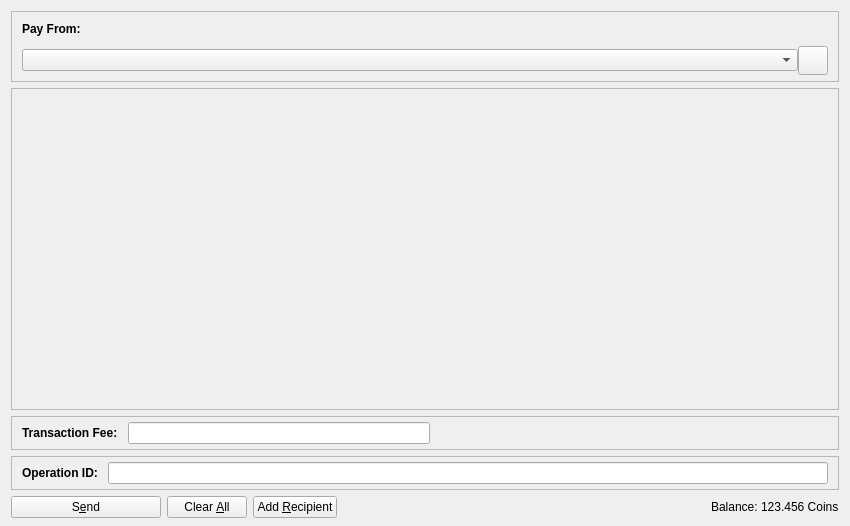
<?xml version="1.0" encoding="UTF-8"?>
<ui version="4.0">
 <class>ZSendCoinsDialog</class>
 <widget class="QDialog" name="ZSendCoinsDialog">
  <property name="geometry">
   <rect>
    <x>0</x>
    <y>0</y>
    <width>850</width>
    <height>526</height>
   </rect>
  </property>
  <property name="windowTitle">
   <string>Z-Send Coins</string>
  </property>
  <layout class="QVBoxLayout" name="verticalLayout" stretch="0,1,0,0,0">
   <property name="bottomMargin">
    <number>8</number>
   </property>
   <item>
    <widget class="QFrame" name="frameCoinControl">
     <property name="sizePolicy">
      <sizepolicy hsizetype="Expanding" vsizetype="Expanding">
       <horstretch>0</horstretch>
       <verstretch>0</verstretch>
      </sizepolicy>
     </property>
     <property name="maximumSize">
      <size>
       <width>16777215</width>
       <height>16777215</height>
      </size>
     </property>
     <property name="frameShape">
      <enum>QFrame::StyledPanel</enum>
     </property>
     <property name="frameShadow">
      <enum>QFrame::Sunken</enum>
     </property>
     <layout class="QVBoxLayout" name="verticalLayoutCoinControl2">
      <property name="spacing">
       <number>0</number>
      </property>
      <property name="leftMargin">
       <number>0</number>
      </property>
      <property name="topMargin">
       <number>0</number>
      </property>
      <property name="rightMargin">
       <number>0</number>
      </property>
      <property name="bottomMargin">
       <number>6</number>
      </property>
      <item>
       <layout class="QVBoxLayout" name="verticalLayoutCoinControl" stretch="0,0">
        <property name="spacing">
         <number>0</number>
        </property>
        <property name="leftMargin">
         <number>10</number>
        </property>
        <property name="topMargin">
         <number>10</number>
        </property>
        <item>
         <layout class="QHBoxLayout" name="horizontalLayoutCoinControl1">
          <property name="rightMargin">
           <number>0</number>
          </property>
          <property name="bottomMargin">
           <number>10</number>
          </property>
          <item>
           <widget class="QLabel" name="labelCoinControlFeatures">
            <property name="sizePolicy">
             <sizepolicy hsizetype="Preferred" vsizetype="Maximum">
              <horstretch>0</horstretch>
              <verstretch>0</verstretch>
             </sizepolicy>
            </property>
            <property name="font">
             <font>
              <weight>75</weight>
              <bold>true</bold>
             </font>
            </property>
            <property name="styleSheet">
             <string notr="true">font-weight:bold;</string>
            </property>
            <property name="text">
             <string>Pay From:</string>
            </property>
           </widget>
          </item>
         </layout>
        </item>
        <item>
         <layout class="QHBoxLayout" name="horizontalLayoutCoinControl2" stretch="0,0">
          <property name="spacing">
           <number>0</number>
          </property>
          <property name="rightMargin">
           <number>10</number>
          </property>
          <property name="bottomMargin">
           <number>0</number>
          </property>
          <item>
           <widget class="QComboBox" name="payFromAddress"/>
          </item>
          <item>
           <widget class="QToolButton" name="refreshPayFrom">
            <property name="toolTip">
             <string>Refresh address list</string>
            </property>
            <property name="text">
             <string/>
            </property>
            <property name="icon">
             <iconset resource="../komodo.qrc">
              <normaloff>:/icons/refresh</normaloff>:/icons/refresh</iconset>
            </property>
            <property name="iconSize">
             <size>
              <width>22</width>
              <height>22</height>
             </size>
            </property>
           </widget>
          </item>
         </layout>
        </item>
       </layout>
      </item>
     </layout>
    </widget>
   </item>
   <item>
    <widget class="QScrollArea" name="scrollArea">
     <property name="widgetResizable">
      <bool>true</bool>
     </property>
     <widget class="QWidget" name="scrollAreaWidgetContents">
      <property name="geometry">
       <rect>
        <x>0</x>
        <y>0</y>
        <width>830</width>
        <height>304</height>
       </rect>
      </property>
      <layout class="QVBoxLayout" name="verticalLayout_2" stretch="0,1">
       <property name="leftMargin">
        <number>0</number>
       </property>
       <property name="topMargin">
        <number>0</number>
       </property>
       <property name="rightMargin">
        <number>0</number>
       </property>
       <property name="bottomMargin">
        <number>0</number>
       </property>
       <item>
        <layout class="QVBoxLayout" name="entries">
         <property name="spacing">
          <number>6</number>
         </property>
        </layout>
       </item>
       <item>
        <spacer name="verticalSpacer">
         <property name="orientation">
          <enum>Qt::Vertical</enum>
         </property>
         <property name="sizeHint" stdset="0">
          <size>
           <width>20</width>
           <height>40</height>
          </size>
         </property>
        </spacer>
       </item>
      </layout>
     </widget>
    </widget>
   </item>
   <item>
    <widget class="QFrame" name="frameFee">
     <property name="sizePolicy">
      <sizepolicy hsizetype="Expanding" vsizetype="Expanding">
       <horstretch>0</horstretch>
       <verstretch>0</verstretch>
      </sizepolicy>
     </property>
     <property name="maximumSize">
      <size>
       <width>16777215</width>
       <height>16777215</height>
      </size>
     </property>
     <property name="frameShape">
      <enum>QFrame::StyledPanel</enum>
     </property>
     <property name="frameShadow">
      <enum>QFrame::Sunken</enum>
     </property>
     <layout class="QVBoxLayout" name="verticalLayoutFee1">
      <property name="spacing">
       <number>0</number>
      </property>
      <property name="leftMargin">
       <number>0</number>
      </property>
      <property name="topMargin">
       <number>0</number>
      </property>
      <property name="rightMargin">
       <number>0</number>
      </property>
      <property name="bottomMargin">
       <number>0</number>
      </property>
      <item>
       <layout class="QVBoxLayout" name="verticalLayoutFee2" stretch="0,0,0">
        <property name="spacing">
         <number>0</number>
        </property>
        <property name="leftMargin">
         <number>10</number>
        </property>
        <property name="topMargin">
         <number>0</number>
        </property>
        <item>
         <spacer name="verticalSpacer_2">
          <property name="orientation">
           <enum>Qt::Vertical</enum>
          </property>
          <property name="sizeHint" stdset="0">
           <size>
            <width>40</width>
            <height>5</height>
           </size>
          </property>
         </spacer>
        </item>
        <item>
         <layout class="QHBoxLayout" name="horizontalLayoutFee1">
          <property name="bottomMargin">
           <number>0</number>
          </property>
          <item>
           <layout class="QVBoxLayout" name="verticalLayoutFee7">
            <property name="spacing">
             <number>0</number>
            </property>
            <item>
             <layout class="QHBoxLayout" name="horizontalLayoutSmartFee">
              <property name="spacing">
               <number>10</number>
              </property>
              <item>
               <widget class="QLabel" name="labelFeeHeadline">
                <property name="sizePolicy">
                 <sizepolicy hsizetype="Preferred" vsizetype="Maximum">
                  <horstretch>0</horstretch>
                  <verstretch>0</verstretch>
                 </sizepolicy>
                </property>
                <property name="font">
                 <font>
                  <weight>75</weight>
                  <bold>true</bold>
                 </font>
                </property>
                <property name="styleSheet">
                 <string notr="true">font-weight:bold;</string>
                </property>
                <property name="text">
                 <string>Transaction Fee:</string>
                </property>
               </widget>
              </item>
              <item>
               <widget class="KomodoAmountField" name="customFee"/>
              </item>
             </layout>
            </item>
           </layout>
          </item>
          <item>
           <spacer name="horizontalSpacer_4">
            <property name="orientation">
             <enum>Qt::Horizontal</enum>
            </property>
            <property name="sizeType">
             <enum>QSizePolicy::MinimumExpanding</enum>
            </property>
            <property name="sizeHint" stdset="0">
             <size>
              <width>40</width>
              <height>20</height>
             </size>
            </property>
           </spacer>
          </item>
         </layout>
        </item>
        <item>
         <spacer name="verticalSpacerFee">
          <property name="orientation">
           <enum>Qt::Vertical</enum>
          </property>
          <property name="sizeHint" stdset="0">
           <size>
            <width>40</width>
            <height>5</height>
           </size>
          </property>
         </spacer>
        </item>
       </layout>
      </item>
     </layout>
    </widget>
   </item>
   <item>
    <widget class="QFrame" name="frameResult">
     <property name="sizePolicy">
      <sizepolicy hsizetype="Expanding" vsizetype="Expanding">
       <horstretch>0</horstretch>
       <verstretch>0</verstretch>
      </sizepolicy>
     </property>
     <property name="maximumSize">
      <size>
       <width>16777215</width>
       <height>16777215</height>
      </size>
     </property>
     <property name="frameShape">
      <enum>QFrame::StyledPanel</enum>
     </property>
     <property name="frameShadow">
      <enum>QFrame::Sunken</enum>
     </property>
     <layout class="QVBoxLayout" name="verticalLayoutResult1">
      <property name="spacing">
       <number>0</number>
      </property>
      <property name="leftMargin">
       <number>0</number>
      </property>
      <property name="topMargin">
       <number>0</number>
      </property>
      <property name="rightMargin">
       <number>0</number>
      </property>
      <property name="bottomMargin">
       <number>0</number>
      </property>
      <item>
       <layout class="QVBoxLayout" name="verticalLayoutResult2" stretch="0,0,0">
        <property name="spacing">
         <number>0</number>
        </property>
        <property name="leftMargin">
         <number>10</number>
        </property>
        <property name="topMargin">
         <number>0</number>
        </property>
        <property name="rightMargin">
         <number>10</number>
        </property>
        <item>
         <spacer name="verticalSpacer_3">
          <property name="orientation">
           <enum>Qt::Vertical</enum>
          </property>
          <property name="sizeHint" stdset="0">
           <size>
            <width>40</width>
            <height>5</height>
           </size>
          </property>
         </spacer>
        </item>
        <item>
         <layout class="QHBoxLayout" name="horizontalLayoutResult1">
          <property name="bottomMargin">
           <number>0</number>
          </property>
          <item>
           <layout class="QVBoxLayout" name="verticalLayoutResult3">
            <property name="spacing">
             <number>0</number>
            </property>
            <item>
             <layout class="QHBoxLayout" name="horizontalLayoutResult2">
              <property name="spacing">
               <number>10</number>
              </property>
              <item>
               <widget class="QLabel" name="labelResultHeadline">
                <property name="sizePolicy">
                 <sizepolicy hsizetype="Preferred" vsizetype="Maximum">
                  <horstretch>0</horstretch>
                  <verstretch>0</verstretch>
                 </sizepolicy>
                </property>
                <property name="font">
                 <font>
                  <weight>75</weight>
                  <bold>true</bold>
                 </font>
                </property>
                <property name="styleSheet">
                 <string notr="true">font-weight:bold;</string>
                </property>
                <property name="text">
                 <string>Operation ID:</string>
                </property>
               </widget>
              </item>
              <item>
               <widget class="QLineEdit" name="operationId">
                <property name="readOnly">
                 <bool>true</bool>
                </property>
               </widget>
              </item>
             </layout>
            </item>
           </layout>
          </item>
         </layout>
        </item>
        <item>
         <spacer name="verticalSpacerResult">
          <property name="orientation">
           <enum>Qt::Vertical</enum>
          </property>
          <property name="sizeHint" stdset="0">
           <size>
            <width>40</width>
            <height>5</height>
           </size>
          </property>
         </spacer>
        </item>
       </layout>
      </item>
     </layout>
    </widget>
   </item>
   <item>
    <layout class="QHBoxLayout" name="horizontalLayout">
     <item>
      <widget class="QPushButton" name="sendButton">
       <property name="minimumSize">
        <size>
         <width>150</width>
         <height>0</height>
        </size>
       </property>
       <property name="toolTip">
        <string>Confirm the send action</string>
       </property>
       <property name="text">
        <string>S&amp;end</string>
       </property>
       <property name="icon">
        <iconset resource="../komodo.qrc">
         <normaloff>:/icons/send</normaloff>:/icons/send</iconset>
       </property>
       <property name="autoDefault">
        <bool>false</bool>
       </property>
       <property name="default">
        <bool>false</bool>
       </property>
      </widget>
     </item>
     <item>
      <widget class="QPushButton" name="clearButton">
       <property name="sizePolicy">
        <sizepolicy hsizetype="Minimum" vsizetype="Fixed">
         <horstretch>0</horstretch>
         <verstretch>0</verstretch>
        </sizepolicy>
       </property>
       <property name="toolTip">
        <string>Clear all fields of the form.</string>
       </property>
       <property name="text">
        <string>Clear &amp;All</string>
       </property>
       <property name="icon">
        <iconset resource="../komodo.qrc">
         <normaloff>:/icons/remove</normaloff>:/icons/remove</iconset>
       </property>
       <property name="autoDefault">
        <bool>false</bool>
       </property>
      </widget>
     </item>
     <item>
      <widget class="QPushButton" name="addButton">
       <property name="toolTip">
        <string>Send to multiple recipients at once</string>
       </property>
       <property name="text">
        <string>Add &amp;Recipient</string>
       </property>
       <property name="icon">
        <iconset resource="../komodo.qrc">
         <normaloff>:/icons/add</normaloff>:/icons/add</iconset>
       </property>
       <property name="autoDefault">
        <bool>false</bool>
       </property>
      </widget>
     </item>
     <item>
      <spacer name="horizontalSpacer">
       <property name="orientation">
        <enum>Qt::Horizontal</enum>
       </property>
       <property name="sizeHint" stdset="0">
        <size>
         <width>40</width>
         <height>20</height>
        </size>
       </property>
      </spacer>
     </item>
     <item>
      <layout class="QHBoxLayout" name="horizontalLayout_2">
       <property name="spacing">
        <number>3</number>
       </property>
       <item>
        <widget class="QLabel" name="label">
         <property name="sizePolicy">
          <sizepolicy hsizetype="Preferred" vsizetype="Fixed">
           <horstretch>0</horstretch>
           <verstretch>0</verstretch>
          </sizepolicy>
         </property>
         <property name="text">
          <string>Balance:</string>
         </property>
        </widget>
       </item>
       <item>
        <widget class="QLabel" name="labelBalance">
         <property name="sizePolicy">
          <sizepolicy hsizetype="Preferred" vsizetype="Fixed">
           <horstretch>0</horstretch>
           <verstretch>0</verstretch>
          </sizepolicy>
         </property>
         <property name="cursor">
          <cursorShape>IBeamCursor</cursorShape>
         </property>
         <property name="text">
          <string notr="true">123.456 Coins</string>
         </property>
         <property name="textInteractionFlags">
          <set>Qt::LinksAccessibleByMouse|Qt::TextSelectableByKeyboard|Qt::TextSelectableByMouse</set>
         </property>
        </widget>
       </item>
      </layout>
     </item>
    </layout>
   </item>
  </layout>
 </widget>
 <customwidgets>
  <customwidget>
   <class>KomodoAmountField</class>
   <extends>QLineEdit</extends>
   <header>bitcoinamountfield.h</header>
   <container>1</container>
  </customwidget>
 </customwidgets>
 <resources>
  <include location="../komodo.qrc"/>
 </resources>
 <connections/>
</ui>
